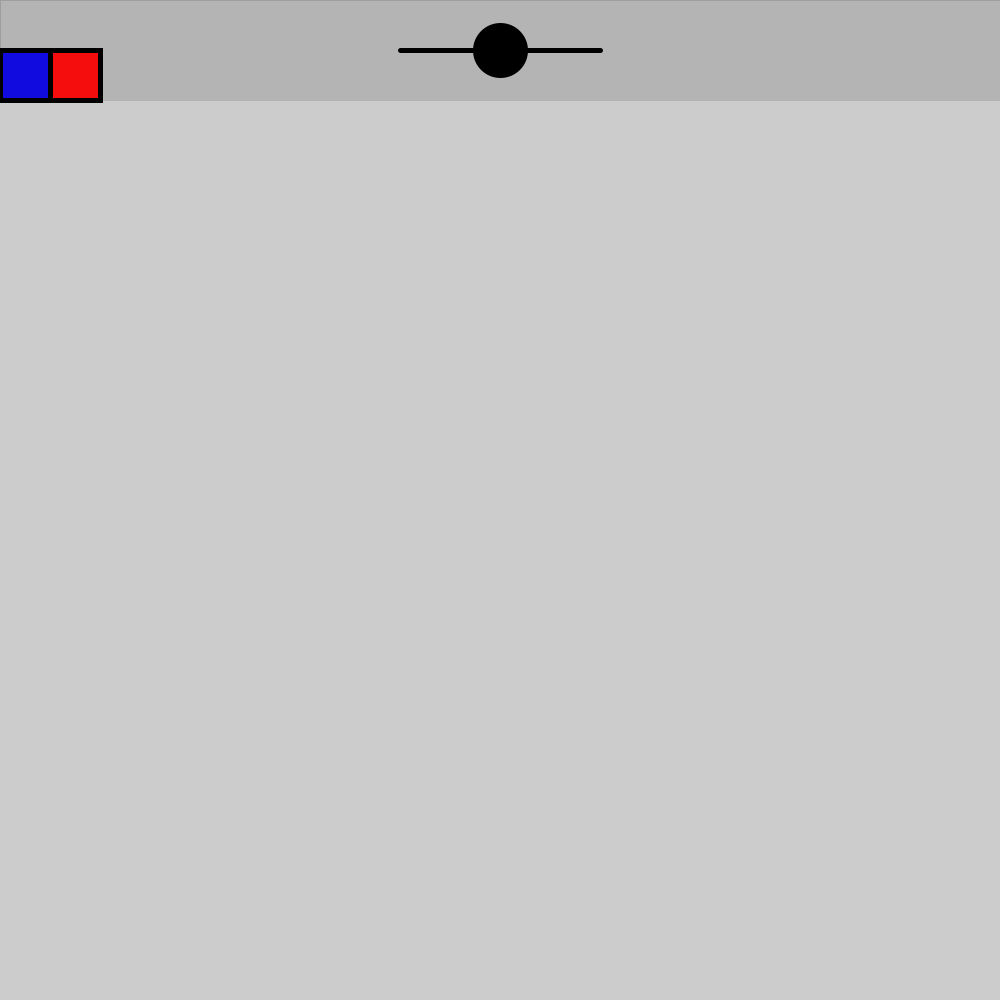
Frame 1 (no input)
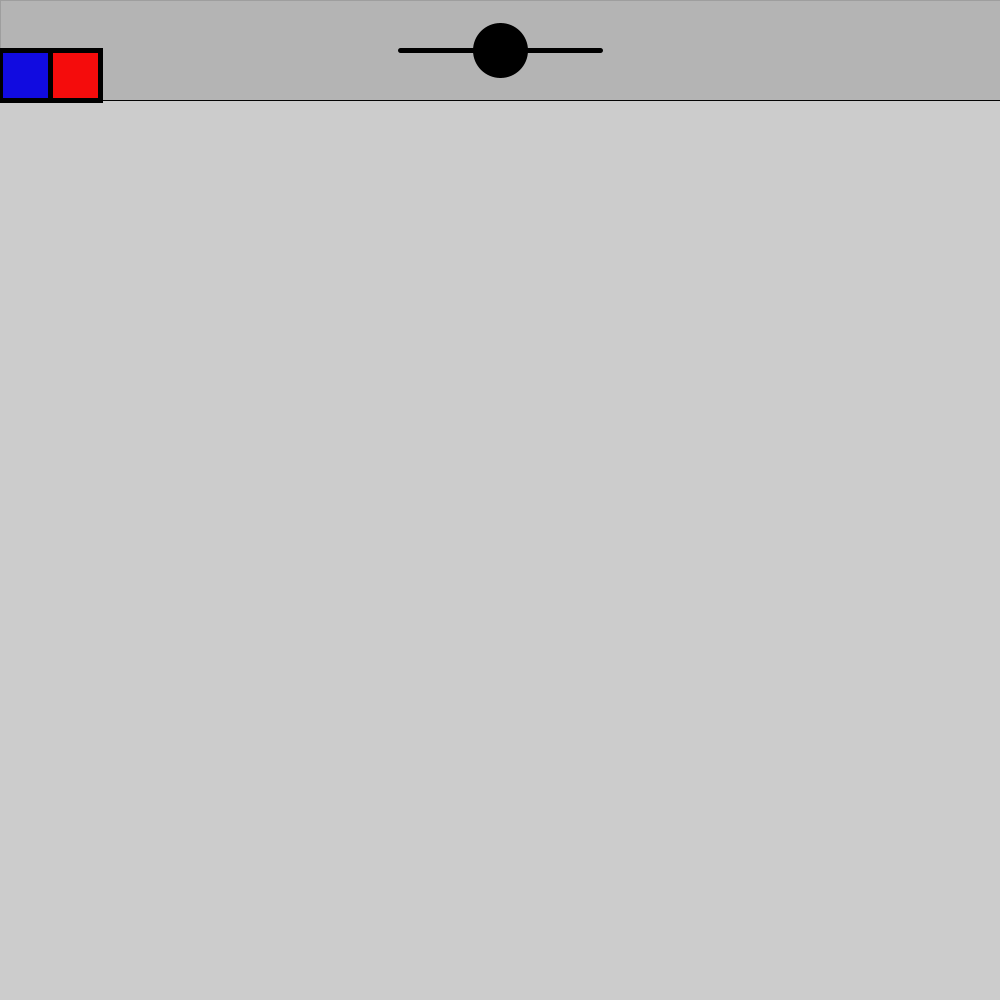
Frame 60 (the mouse pressed at the canvas centre just before this capture)
Frame 120 (the mouse held since frame 60 and released just before this capture): identical to frame 60, image omitted

The Processing sketch that drew these frames (run headless with seeded random() and noise(); from frame 60 on, the mouse is pressed at the canvas centre):

// Processing sketch: unit_3_project
// ── unit_3_project.pde
color red = #F50C0C; //<>// //<>// //<>// //<>//
color grey = #B4B4B4;
float sliderX;
float thickness;
color blue = #110BE0;
color selectedcolor;
int  toggle;
void setup() {
  size(1000, 1000);
  fill(118, 113, 113);
  sliderX = 500;
  thickness = 0;
  toggle = 1;
}
void draw() {
  // tool bar
  strokeWeight(0);
  fill(grey);
  rect(0, 0, 1000, 100);
  //slider
  strokeWeight(5);
  line(400, 50, 600, 50);
  fill(0);
  circle(sliderX, 50, 50);
  //squiggly line
  thickness = map(sliderX, 1000, 0, -60, 105);
  //buttons
  fill(red);
  square(50, 50, 50);
  fill(blue);
  rect(0, 50, 50, 50);
  if (toggle > 0) {
    guidelines();
  }
}


//squiggly lines
void mouseDragged() {
  stroke(selectedcolor);
  strokeWeight(thickness);
  line(pmouseX, pmouseY, mouseX, mouseY);

  //slider
  if (mouseX > 400 && mouseX < 600 && mouseY > 20 && mouseY < 120) {
    sliderX = mouseX;
  }
}
void mouseReleased() {
  if (mouseX < 100 && mouseX > 50 && mouseY < 100 && mouseY > 50) {
    selectedcolor = red;
  }
   if (mouseX < 50 && mouseX > 0 && mouseY < 100 && mouseY > 50) {
    selectedcolor = blue;
  }
}

void guidelines() {
  fill (red);
}
